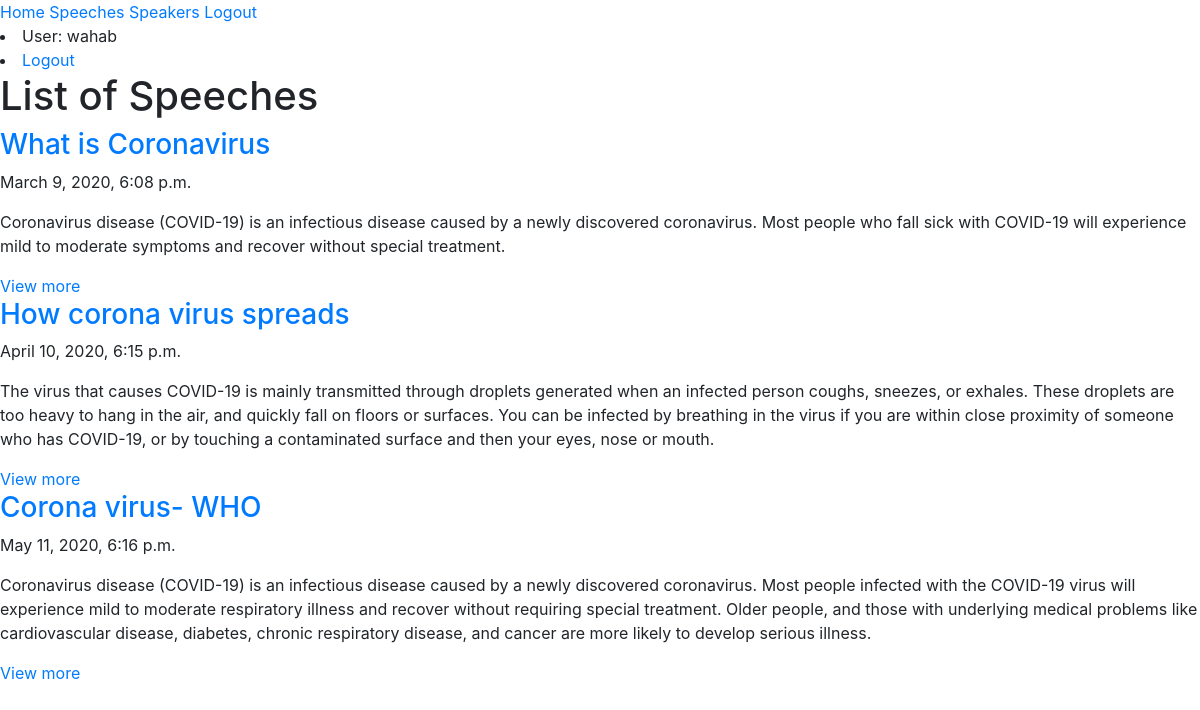
The app's page /speeches/speech (signed in) with its own data.
### speeches/models.py (models this page shows, shortened)
class Speech(models.Model):
    title = models.CharField(max_length=128)
    date = models.DateTimeField()
    speaker = models.ForeignKey(Speaker, on_delete=models.PROTECT)
    body = models.TextField()
    pub_date = models.DateField(auto_now_add=True)

### speeches/views.py (the view)
# urls.py: path("speech", views.speech, name="speech"),
def speech(request):
    context = {
        "speak" : Speech.objects.all()
    }
    return render(request, "Speeches/speech.html", context)

### speeches/templates/speeches/speech.html
{% extends "speeches/layout.html" %}
{% load static %}
    {% block body %}
        <h1>List of Speeches</h1>
        {% for speech in speak  %}
        <div>
            <a href="{{ speech.get_absolute_url }}"> <h3> {{ speech.title }} </h3></a>
            <p > {{ speech.date}} </p>
            <p>{{ speech.body}}</p><a href="{{ speech.link }}">View more</a>
            </div>
        {% endfor %}
    {% endblock %}

### speeches/templates/speeches/layout.html (shortened to what this page needs)
{% load static %}
<!DOCTYPE html>
<html lang="en">
    <head>
        <link href="{% static 'speeches/styles.css' %}" rel="stylesheet">
        <link rel="stylesheet" href="https://cdn.jsdelivr.net/npm/bootstrap@4.5.3/dist/css/bootstrap.min.css">
    </head>
    <body>
    <div class="sidenav">
        <a href="{% url 'speeches:index' %}">Home</a>
        <a href="{% url 'speeches:speech' %}">Speeches</a>
        <a href="{% url 'speeches:speaker' %}">Speakers</a>
        <a href="{% url 'logout'%}">Logout</a>
    </div>
    {% if user.is_authenticated %}
    <li>User: {{ user.get_username }}</li>
    <li><a href="{% url 'logout'%}?next={{request.path}}">Logout</a></li>
  {% else %}
    <li><a href="{% url 'login'%}?next={{request.path}}">Login</a></li>
  {% endif %}
    <div class="body">
        {% block body %}
        {% endblock %}
    </div>
    </body>
</html>

### records on screen
Speech: title "What is Coronavirus", date "March 9, 2020, 6:08 p.m.", body "Coronavirus disease (COVID-19) is an infectious disease caused by a newly discovered coronavirus. Most people who fall sick with COVID-19 will experience mild to moderate symptoms and recover without special treatment."
Speech: title "How corona virus spreads", date "April 10, 2020, 6:15 p.m.", body "The virus that causes COVID-19 is mainly transmitted through droplets generated when an infected person coughs, sneezes, or exhales. These droplets are too heavy to hang in the air, and quickly fall on floors or surfaces. You can be infected by breathing in the virus if you are within close proximity of someone who has COVID-19, or by touching a contaminated surface and then your eyes, nose or mouth."
Speech: title "Corona virus- WHO", date "May 11, 2020, 6:16 p.m.", body "Coronavirus disease (COVID-19) is an infectious disease caused by a newly discovered coronavirus. Most people infected with the COVID-19 virus will experience mild to moderate respiratory illness and recover without requiring special treatment. Older people, and those with underlying medical problems like cardiovascular disease, diabetes, chronic respiratory disease, and cancer are more likely to develop serious illness."

### other values on screen
{{ user.get_username }} "wahab"
